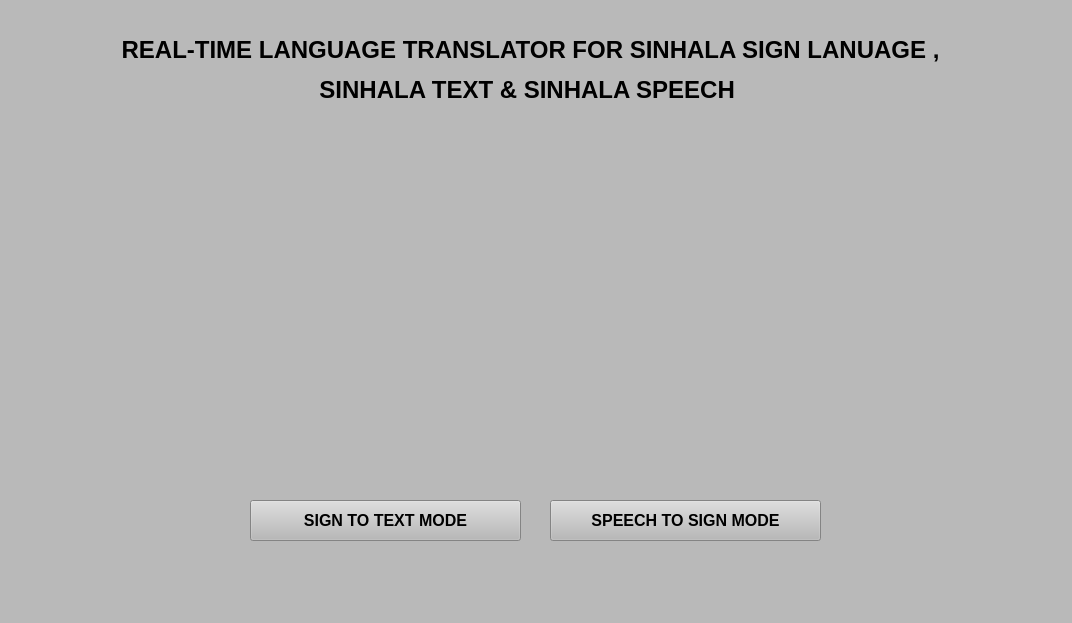
<?xml version="1.0" encoding="UTF-8"?>
<ui version="4.0">
 <class>MainWin</class>
 <widget class="QMainWindow" name="MainWin">
  <property name="geometry">
   <rect>
    <x>0</x>
    <y>0</y>
    <width>1072</width>
    <height>623</height>
   </rect>
  </property>
  <property name="windowTitle">
   <string>MainWindow</string>
  </property>
  <property name="styleSheet">
   <string notr="true">background-color: rgb(185, 185, 185);</string>
  </property>
  <widget class="QWidget" name="centralwidget">
   <widget class="QLabel" name="label">
    <property name="geometry">
     <rect>
      <x>20</x>
      <y>20</y>
      <width>1021</width>
      <height>101</height>
     </rect>
    </property>
    <property name="font">
     <font>
      <family>MS Sans Serif</family>
      <pointsize>18</pointsize>
      <weight>75</weight>
      <bold>true</bold>
     </font>
    </property>
    <property name="autoFillBackground">
     <bool>false</bool>
    </property>
    <property name="text">
     <string>&lt;html&gt;&lt;head/&gt;&lt;body&gt;&lt;p align=&quot;center&quot;&gt;REAL-TIME LANGUAGE TRANSLATOR FOR SINHALA SIGN LANUAGE ,&lt;/p&gt;&lt;p align=&quot;center&quot;&gt;SINHALA TEXT &amp;amp; SINHALA SPEECH &lt;/p&gt;&lt;/body&gt;&lt;/html&gt;</string>
    </property>
    <property name="textFormat">
     <enum>Qt::RichText</enum>
    </property>
    <property name="scaledContents">
     <bool>true</bool>
    </property>
   </widget>
   <widget class="QPushButton" name="pushButton">
    <property name="geometry">
     <rect>
      <x>250</x>
      <y>500</y>
      <width>271</width>
      <height>41</height>
     </rect>
    </property>
    <property name="font">
     <font>
      <family>MS Sans Serif</family>
      <pointsize>12</pointsize>
      <weight>75</weight>
      <bold>true</bold>
     </font>
    </property>
    <property name="text">
     <string>SIGN TO TEXT MODE</string>
    </property>
    <property name="iconSize">
     <size>
      <width>20</width>
      <height>20</height>
     </size>
    </property>
   </widget>
   <widget class="QPushButton" name="pushButton_2">
    <property name="geometry">
     <rect>
      <x>550</x>
      <y>500</y>
      <width>271</width>
      <height>41</height>
     </rect>
    </property>
    <property name="font">
     <font>
      <family>MS Sans Serif</family>
      <pointsize>12</pointsize>
      <weight>75</weight>
      <bold>true</bold>
     </font>
    </property>
    <property name="text">
     <string>SPEECH TO SIGN MODE</string>
    </property>
    <property name="autoDefault">
     <bool>true</bool>
    </property>
   </widget>
   <widget class="QLabel" name="label_2">
    <property name="geometry">
     <rect>
      <x>60</x>
      <y>150</y>
      <width>901</width>
      <height>281</height>
     </rect>
    </property>
    <property name="text">
     <string/>
    </property>
   </widget>
   <zorder>label</zorder>
   <zorder>label_2</zorder>
   <zorder>pushButton</zorder>
   <zorder>pushButton_2</zorder>
  </widget>
  <widget class="QMenuBar" name="menubar">
   <property name="geometry">
    <rect>
     <x>0</x>
     <y>0</y>
     <width>1072</width>
     <height>26</height>
    </rect>
   </property>
  </widget>
  <widget class="QStatusBar" name="statusbar"/>
 </widget>
 <resources/>
 <connections/>
</ui>
